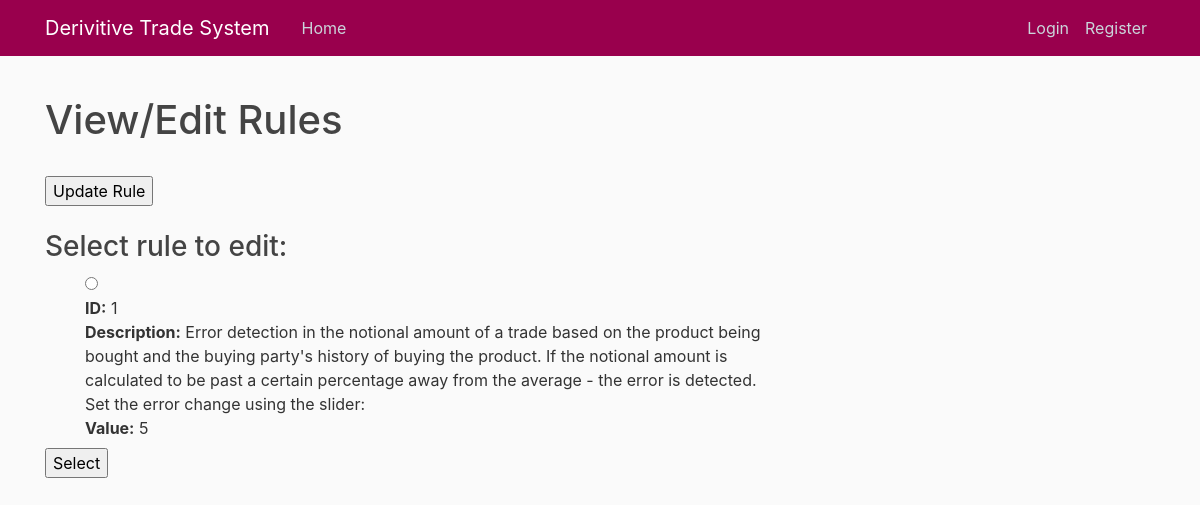
Page /viewrules/ on the earlier database version.
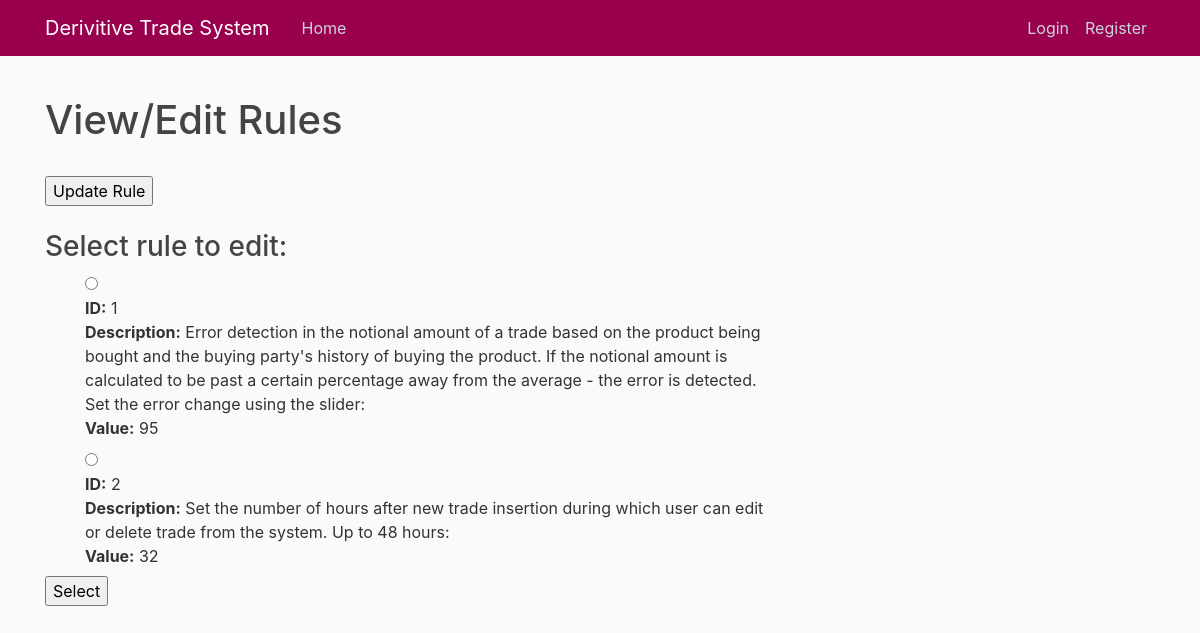
Same page on the later database version.
### system/models.py (models this page shows)
class Rules(models.Model):
    rule_id = models.IntegerField()
    rule_desc = models.CharField(max_length=200)
    rule_edition = models.CharField(max_length=10)
    rule_typing = models.CharField(max_length=10)

### system/views.py (the view, shortened to what this page needs)
# urls.py: path('viewrules/',views.viewRules, name='viewRules'),
def viewRules(request):
    rules = Rules.objects.all().order_by('rule_id')
    context = {
        'rules' : rules
    }
    print(request.POST.dict())
    return render(request, 'system/viewrules.html', context)

### system/templates/system/viewrules.html (shortened to what this page needs)
{% extends "system/base.html" %}
{% block content %}
  <h1>View/Edit Rules</h1>
  <br>
  <form action="{% url 'system:viewRules' %}" method="post">{% csrf_token %}
    <input type="submit" name="update_rule" value="Update Rule"></input>
  </form>
  <br>
  <h3>Select rule to edit:</h3>
  <form action="{% url 'system:viewRules' %}" method="post">{% csrf_token %}
    {% if rules %}
      <ul>
        {% for rule in rules %}
          <input type="radio" name="choice" value="{{ rule.rule_id }}">
          <label for="choice{{ forloop.counter }}">
            <b>ID:</b> {{ rule.rule_id }}
            <br>
            <b>Description:</b> {{ rule.rule_desc }}
            <br>
            <b>Value:</b> {{ rule.rule_edition }}
          </label>
          <br>
        {% endfor %}
      </ul>
    {% endif %}
    <input type="submit" name="select_rule" value="Select">
  </form>
{% endblock content %}

### system/templates/system/base.html (shortened to what this page needs)
{% load static %}
<!DOCTYPE html>
<html lang="en" dir="ltr">
  <head>
    <link rel="stylesheet" href="https://maxcdn.bootstrapcdn.com/bootstrap/4.0.0/css/bootstrap.min.css">
    <link rel="stylesheet" type="text/css" href="{% static 'system/main.css' %}">
  </head>
  <body>
    <header class="site-header">
      <nav class="navbar navbar-expand-md navbar-dark bg-steel fixed-top">
        <div class="container">
          <a class="navbar-brand mr-4" href="{% url 'system:home' %}">Derivitive Trade System</a>
          <div class="collapse navbar-collapse" id="navbarToggle">
            <div class="navbar-nav mr-auto">
              <a class="nav-item nav-link" href="{% url 'system:home' %}">Home</a>
            </div>
            <div class="navbar-nav">
              {% if user.is_authenticated %}
                <a class="nav-item nav-link" href="{% url 'profile' %}">Profile</a>
                <a class="nav-item nav-link" href="{% url 'logout' %}">Logout</a>
              {% else %}
                <a class="nav-item nav-link" href="{% url 'login' %}">Login</a>
                <a class="nav-item nav-link" href="{% url 'register' %}">Register</a>
              {% endif %}
            </div>
          </div>
        </div>
      </nav>
    </header>
    <main role="main" class="container">
      <div class="row">
        <div class="col-md-8">
          {% block content %}{% endblock %}
        </div>
      </div>
    </main>
  </body>
</html>

### system/static/system/main.css (style rules this page uses)
body { background: #fafafa; color: #333333; margin-top: 6rem; }
h1, h2, h3, h4, h5, h6 { color: #444444; }
ul { margin: 0; }
.bg-steel { background-color: #99004d; }
.site-header .navbar-nav .nav-link { color: #cbd5db; }

Differences in the rows shown:
removed Rules: rule_id "1", rule_desc "Error detection in the notional amount of a trade based on the product being bought and the buying party's history of buying the product. If the notional amount is calculated to be past a certain percentage away from the average - the error is detected. Set the error change using the slider:", rule_edition "5"
added Rules: rule_id "1", rule_desc "Error detection in the notional amount of a trade based on the product being bought and the buying party's history of buying the product. If the notional amount is calculated to be past a certain percentage away from the average - the error is detected. Set the error change using the slider:", rule_edition "95"
added Rules: rule_id "2", rule_desc "Set the number of hours after new trade insertion during which user can edit or delete trade from the system. Up to 48 hours:", rule_edition "32"
